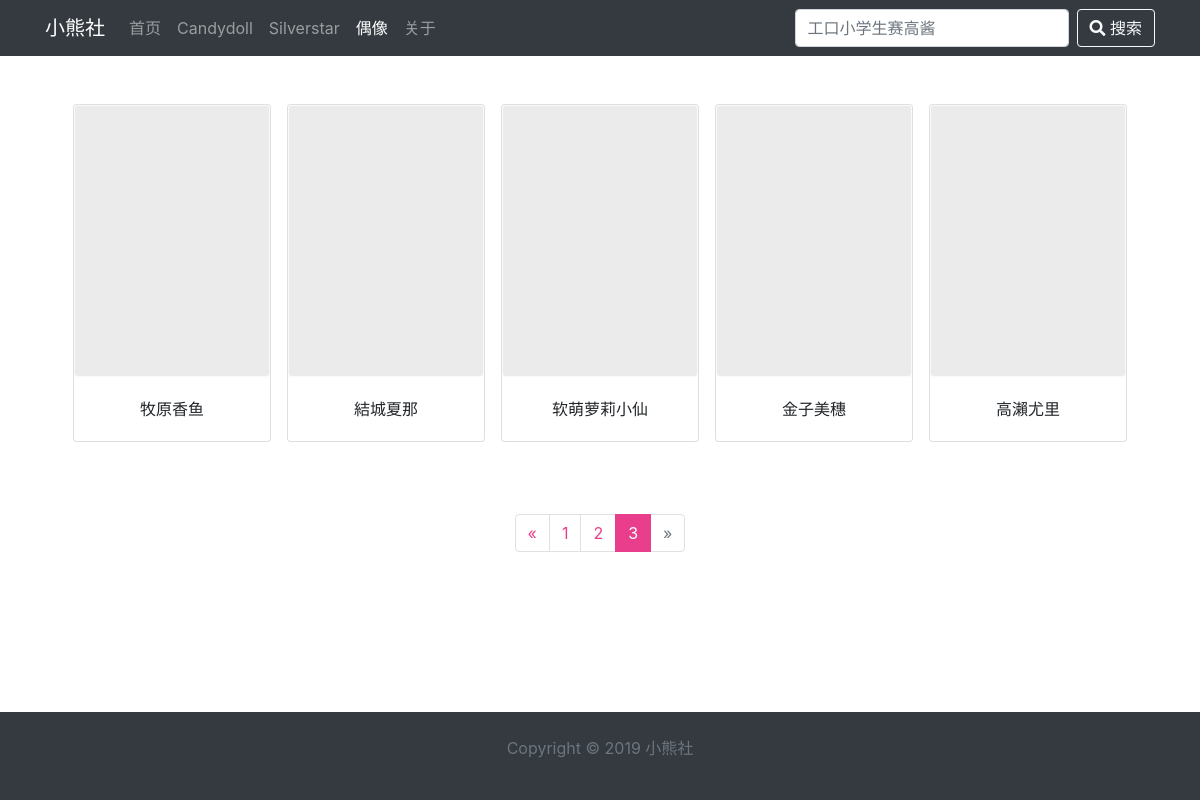
Screenshot of /actress/3 with the database file from the repository.
### doll_sites/models.py (models this page shows, shortened)
class Actress(models.Model):
	actress_name_ch = models.CharField(max_length=60,null=True,blank=True)
	actress_name_jp = models.CharField(max_length=60,null=True,blank=True)
	actress_name_en = models.CharField(max_length=60,null=True,blank=True)
	avatar = models.ImageField(
							upload_to=upload_location,
							null=True,blank=True,
							)

### doll_sites/views.py (the view)
# urls.py: path('actress/<int:pageid>',views.actresslist,name='actress_list'),
def actresslist(request,pageid):
	actress_list = Actress.objects.all().order_by('actress_name_ch')
	limit = 20
	paginator = DollPaginator(pageid,5,actress_list,limit)
	current_actress_list = paginator.page(pageid)
	context = {
		'current_actress_list' : current_actress_list,		#分页的偶像列表
		'actress_list' : actress_list,		#未分页的偶像列表
		'nbar':'actress',	#导航标志
	}
	return render(
		request,
		'doll_sites/actress_list.html',
		context
	)

### doll_sites/templates/doll_sites/actress_list.html (shortened to what this page needs)
<!DOCTYPE HTML>
<html class="h-100">
<head>
  <link rel='stylesheet' href='/static/css/bootstrap.css'>
  <link rel='stylesheet' href='/static/css/style.css'>
</head>
<body class="d-flex flex-column h-100">
  {% include 'doll_sites/navi.html' %}
<section class="container">
    {% block content %}
        <div class="d-flex flex-wrap my-5 w-100 card-actress-box justify-content-center">
              {% for actress in current_actress_list %}
              <div class="card card-actress mx-2 mb-5 p-0">
                <a href="/actress_detail/{{ actress.id }}" title=" {{ actress.actress_name_ch }} " target='_self'>
                  <img class="card-img-top border-light lazyloadx"
                  data-original="/static/image/loading.png"
                  src="/static/image/loading.png" alt="photos" lazyloadthumb="1" lazyloaded="true">
                </a>
                <div class="card-body">
                  <p class="card-text text-center text-truncate">{{ actress.actress_name_ch }}</p>
                </div>
              </div>
              {% endfor %}
        </div>
    {% endblock %}
</section>
<nav aria-label="actress_list">
  <ul class="pagination justify-content-center mt-n4 mb-5">
    {% if current_actress_list.has_previous %}
    <li class="page-item">
      <a class="page-link" href="/actress/{{ current_actress_list.previous_page_number }}">
        <span>&laquo;</span>
      </a>
    </li>
    {% else %}
    <li class="page-item disabled">
      <a class="page-link" href="">
        <span>&laquo;</span>
      </a>
    </li>
    {% endif %}
    {% for i in current_actress_list.paginator.page_range %}
    {% if current_actress_list.number == i %}
    <li class="page-item active">
      <span class="page-link">{{ i }}
        </span>
      </li>
    {% else %}
    <li class="page-item"><a class="page-link" href="/actress/{{ i }}">{{ i }}</a></li>
    {% endif %}
    {% endfor %}
    {% if current_actress_list.has_next %}
    <li class="page-item">
      <a class="page-link active" href="/actress/{{ current_actress_list.next_page_number }}">
        <span>&raquo;</span>
      </a>
    </li>
    {% else %}
    <li class="page-item disabled">
      <a class="page-link" href="">
        <span>&raquo;</span>
      </a>
    </li>
    {% endif %}
  </ul>
</nav>
{% include 'doll_sites/footer.html' %}
</body>
</html>

### doll_sites/static/css/style.css (style rules this page uses)
* { margin: 0; padding: 0; }
.card-img-top { height: 17rem; object-fit: cover; border: 1px solid #eeeeee; border-radius: 4px; }
.card-actress { width: 198px; }

### rows the page displays
Actress: actress_name_ch "牧原香鱼"
Actress: actress_name_ch "結城夏那"
Actress: actress_name_ch "软萌萝莉小仙"
Actress: actress_name_ch "金子美穗"
Actress: actress_name_ch "高瀨尤里"

### other values shown
{{ i }} "1" "2"
{{ i }} "3"
